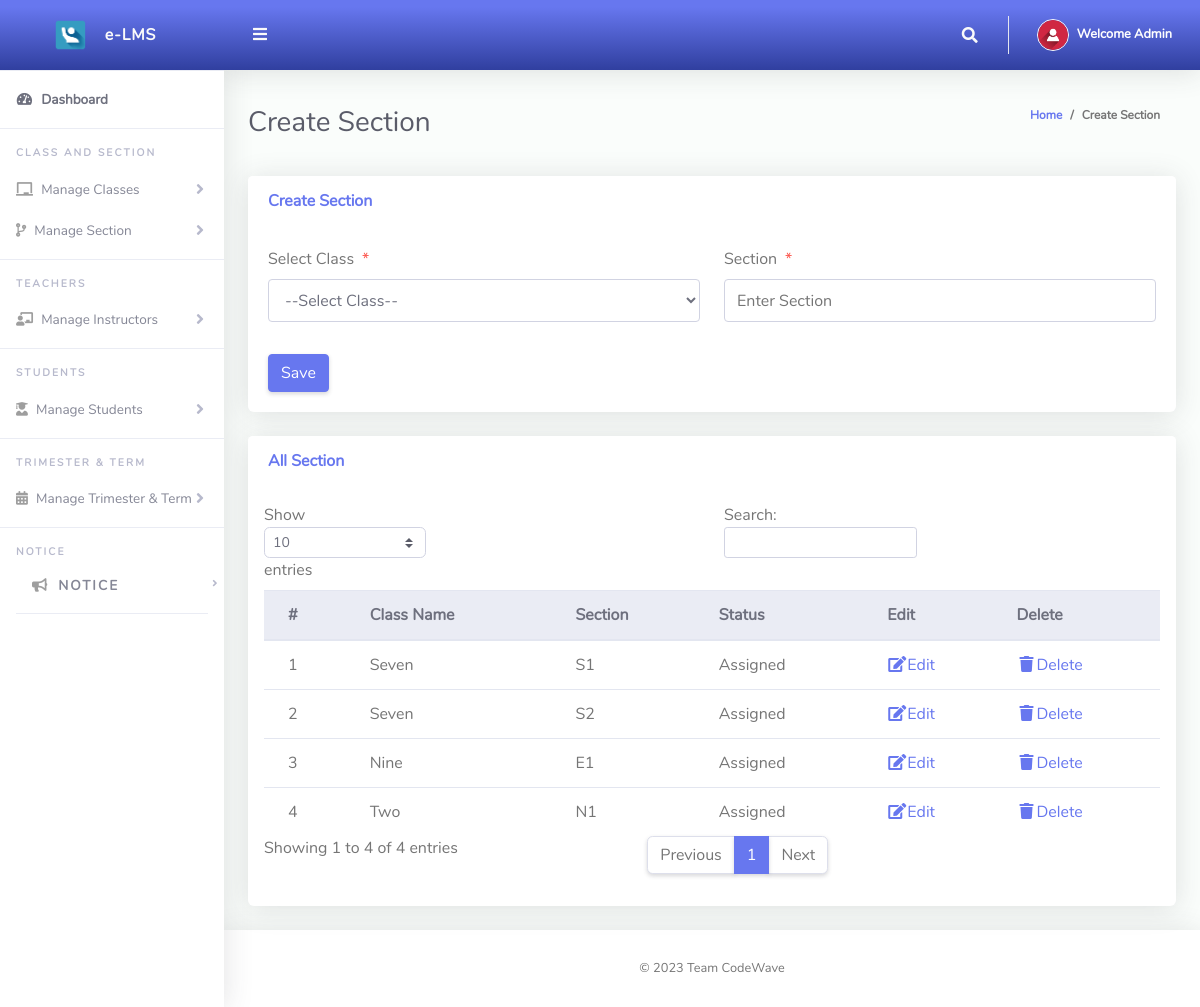
Screenshot of /AMS/Admin/createClassArms.php (signed in) with the database file from the repository.
### tables this page shows
CREATE TABLE `tblclassarms` (
  `Id` int(10) NOT NULL,
  `classId` varchar(10) NOT NULL,
  `classArmName` varchar(255) NOT NULL,
  `isAssigned` varchar(10) NOT NULL
);

CREATE TABLE `tblclass` (
  `Id` int(10) NOT NULL,
  `className` varchar(255) NOT NULL
);

### AMS/Admin/createClassArms.php (the view, shortened to what this page needs)
<?php
include '../Includes/dbcon.php';
?>
<!DOCTYPE html>
<html lang="en">
<head>
  <link href="../vendor/fontawesome-free/css/all.min.css" rel="stylesheet" type="text/css">
  <link href="../vendor/bootstrap/css/bootstrap.min.css" rel="stylesheet" type="text/css">
  <link href="css/ruang-admin.min.css" rel="stylesheet">
</head>
<body id="page-top">
  <div id="wrapper">
      <?php include "Includes/sidebar.php";?>
    <div id="content-wrapper" class="d-flex flex-column">
      <div id="content">
       <?php include "Includes/topbar.php";?>
        <div class="container-fluid" id="container-wrapper">
          <div class="d-sm-flex align-items-center justify-content-between mb-4">
            <h1 class="h3 mb-0 text-gray-800">Create Section</h1>
            <ol class="breadcrumb">
              <li class="breadcrumb-item"><a href="./">Home</a></li>
              <li class="breadcrumb-item active" aria-current="page">Create Section</li>
            </ol>
          </div>
          <div class="row">
            <div class="col-lg-12">
              <div class="card mb-4">
                <div class="card-header py-3 d-flex flex-row align-items-center justify-content-between">
                  <h6 class="m-0 font-weight-bold text-primary">Create Section</h6>
                </div>
                <div class="card-body">
                  <form method="post">
                    <div class="form-group row mb-3">
                        <div class="col-xl-6">
                        <label class="form-control-label">Select Class<span class="text-danger ml-2">*</span></label>
                         <?php
                        $qry= "SELECT * FROM tblclass ORDER BY className ASC";
                        $result = $conn->query($qry);
                        $num = $result->num_rows;
                        if ($num > 0){
                          echo ' <select required name="classId" class="form-control mb-3">';
                          echo'<option value="">--Select Class--</option>';
                                  echo '</select>';
                              }
                            ?>
                        </div>
                        <div class="col-xl-6">
                        <label class="form-control-label">Section<span class="text-danger ml-2">*</span></label>
                      <input type="text" class="form-control" name="classArmName" value="<?php echo $row['classArmName'];?>" id="exampleInputFirstName" placeholder="Enter Section">
                        </div>
                    </div>
                      <?php
                    if (isset($Id))
                    {
                    ?>
                    <button type="submit" name="update" class="btn btn-warning">Update</button>
                    &nbsp;&nbsp;&nbsp;&nbsp;&nbsp;&nbsp;&nbsp;&nbsp;&nbsp;&nbsp;
                    <?php
                    } else {
                    ?>
                    <button type="submit" name="save" class="btn btn-primary">Save</button>
                    <?php
                    }
                    ?>
                  </form>
                </div>
              </div>
                 <div class="row">
              <div class="col-lg-12">
              <div class="card mb-4">
                <div class="card-header py-3 d-flex flex-row align-items-center justify-content-between">
                  <h6 class="m-0 font-weight-bold text-primary">All Section</h6>
                </div>
                <div class="table-responsive p-3">
                  <table class="table align-items-center table-flush table-hover" id="dataTableHover">
                    <thead class="thead-light">
                      <tr>
                        <th>#</th>
                        <th>Class Name</th>
                        <th>Section</th>
                         <th>Status</th>
                        <th>Edit</th>
                        <th>Delete</th>
                      </tr>
                    </thead>
                    <tbody>
                  <?php
                      $query = "SELECT tblclassarms.Id,tblclassarms.isAssigned,tblclass.className,tblclassarms.classArmName
                      FROM tblclassarms
                      INNER JOIN tblclass ON tblclass.Id = tblclassarms.classId";
                      $rs = $conn->query($query);
                      $num = $rs->num_rows;
                      $sn=0;
                      $status="";
                      if($num > 0)
                      {
                        while ($rows = $rs->fetch_assoc())
                          {
                              if($rows['isAssigned'] == '1'){$status = "Assigned";}else{$status = "UnAssigned";}
                             $sn = $sn + 1;
                            echo"
                              <tr>
                                <td>".$sn."</td>
                                <td>".$rows['className']."</td>
                                <td>".$rows['classArmName']."</td>
                                <td>".$status."</td>
                                <td><a href='?action=edit&Id=".$rows['Id']."'><i class='fas fa-fw fa-edit'></i>Edit</a></td>
                                <td><a href='?action=delete&Id=".$rows['Id']."'><i class='fas fa-fw fa-trash'></i>Delete</a></td>
                              </tr>";
                          }
                      }
                      else
                      {
                           echo
                           "<div class='alert alert-danger' role='alert'>
                            No Record Found!
                            </div>";
                      }
                      ?>
                    </tbody>
                  </table>
                </div>
              </div>
            </div>
            </div>
          </div>
        </div>
      </div>
       <?php include "Includes/footer.php";?>
    </div>
  </div>
</body>
</html>

### AMS/Admin/Includes/topbar.php (shortened to what this page needs)
<?php
  $query = "SELECT * FROM tbladmin WHERE Id = ".$_SESSION['userId']."";
  $rs = $conn->query($query);
  $rows = $rs->fetch_assoc();
  $fullName = $rows['firstName']." ".$rows['lastName'];
?>
<nav class="navbar navbar-expand navbar-light bg-gradient-primary topbar mb-4 static-top">
          <button id="sidebarToggleTop" class="btn btn-link rounded-circle mr-3">
            <i class="fa fa-bars"></i>
          </button>
          <ul class="navbar-nav ml-auto">
            <li class="nav-item dropdown no-arrow">
              <a class="nav-link dropdown-toggle" href="#" id="searchDropdown" role="button" data-toggle="dropdown"
                aria-haspopup="true" aria-expanded="false">
                <i class="fas fa-search fa-fw"></i>
              </a>
            </li>
            <li class="nav-item dropdown no-arrow">
              <a class="nav-link dropdown-toggle" href="#" id="userDropdown" role="button" data-toggle="dropdown"
                aria-haspopup="true" aria-expanded="false">
                <img class="img-profile rounded-circle" src="img/user-icn.png" style="max-width: 60px">
                <span class="ml-2 d-none d-lg-inline text-white small"><b>Welcome <?php echo $fullName;?></b></span>
              </a>
            </li>
          </ul>
        </nav>

### rows the page displays
tblclassarms: classId.className "Seven", classArmName "S1", isAssigned "Assigned"
tblclassarms: classId.className "Seven", classArmName "S2", isAssigned "Assigned"
tblclassarms: classId.className "Nine", classArmName "E1", isAssigned "Assigned"
tblclassarms: classId.className "Two", classArmName "N1", isAssigned "Assigned"

### other values shown
$fullName "Admin"
